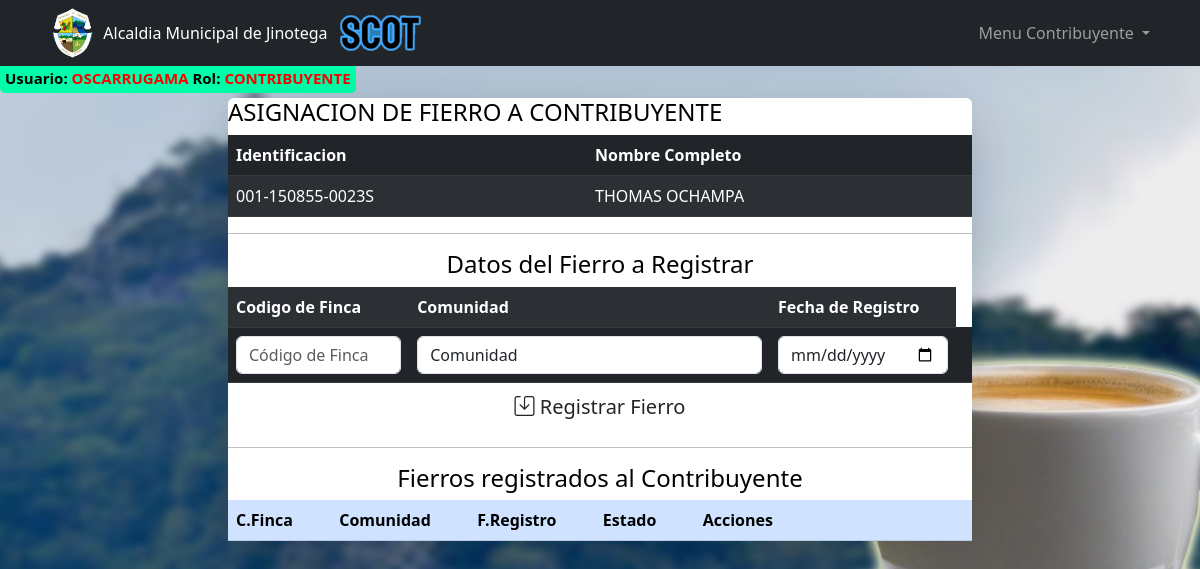
Page /pages/fierros/fierros.php?id=001-150855-0023S (signed in) on the earlier database version.
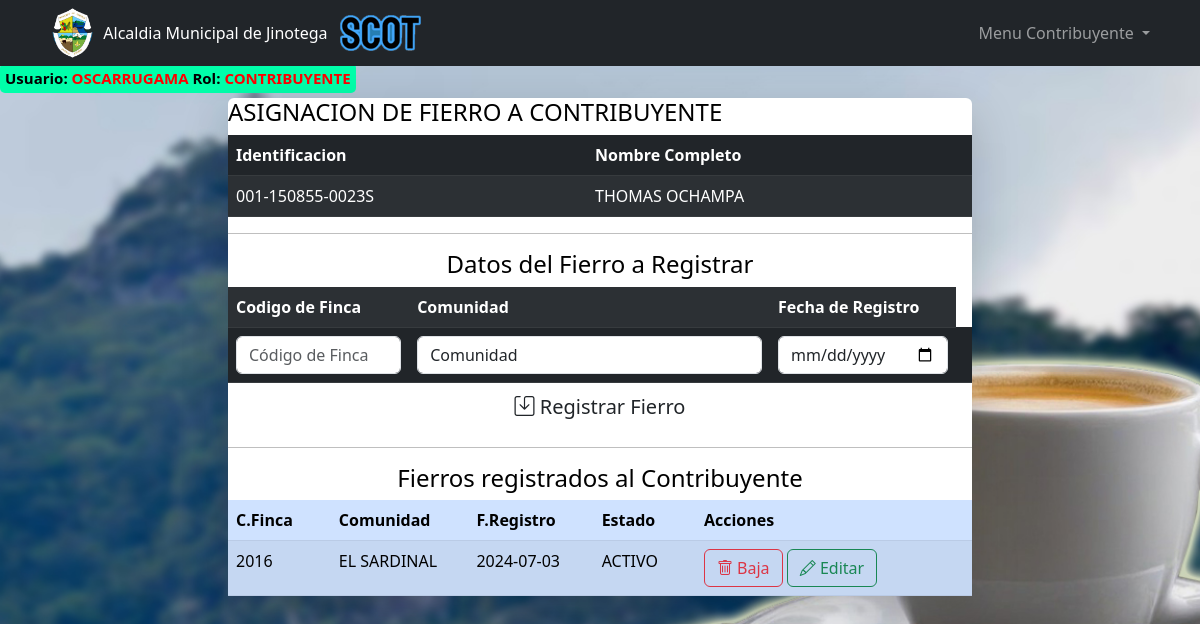
Same page on the later database version.
### tables this page shows
CREATE TABLE IF NOT EXISTS `usuarios` (
  `idUsuario` int(11) NOT NULL AUTO_INCREMENT,
  `usuario` varchar(50) NOT NULL,
  `password` varchar(100) NOT NULL,
  `rol` varchar(20) NOT NULL,
  `identificacion` varchar(30) NOT NULL,
  `nombre1` varchar(100) NOT NULL,
  `nombre2` varchar(30) DEFAULT NULL,
  `apellido1` varchar(30) NOT NULL,
  `apellido2` varchar(30) DEFAULT NULL,
  `email` varchar(100) DEFAULT NULL,
  `celular` varchar(30) NOT NULL,
  `direccion` varchar(100) DEFAULT NULL,
  `estado` varchar(1) NOT NULL DEFAULT 'A',
  PRIMARY KEY (`idUsuario`)
);

CREATE TABLE IF NOT EXISTS `fierros` (
  `codFinca` varchar(10) NOT NULL,
  `comunidad` varchar(100) DEFAULT NULL,
  `fecRegistro` date DEFAULT NULL,
  `estadoFierro` enum('ACTIVO','INACTIVO') DEFAULT 'ACTIVO',
  PRIMARY KEY (`codFinca`)
);

### pages/fierros/fierros.php (the view, shortened to what this page needs)
<?php include '../../templates/header_menu.php'; ?>
<?php
    $conexion = new Conexion();
    $conn = $conexion->conectar();
    $id = isset($_GET['id']) ? mysqli_real_escape_string($conn, $_GET['id']) : '';
    $sql = sprintf("SELECT * FROM usuarios WHERE rol = 'contribuyente' AND identificacion = '%s'", $id);
    $resultado = mysqli_query($conn, $sql);
    $contribuyentes = [];
    if ($resultado) {
        while ($row = mysqli_fetch_assoc($resultado)) {
            $contribuyentes[] = $row;
        }
    }
    $sqlTributo = sprintf("SELECT F.* FROM Fierros F JOIN Tributos T ON F.codFinca = T.codEntidad WHERE  identificacion = '%s'", $id);
    $resultado = mysqli_query($conn, $sqlTributo);
    $tributos = [];
    if ($resultado) {
        while ($row = mysqli_fetch_assoc($resultado)) {
            $tributos[] = $row;
        }
    }
    $sqlComunidad = sprintf("SELECT * FROM barrios WHERE tipoBarrio = 'COMUNIDAD'", $id);
    $resultado = mysqli_query($conn, $sqlComunidad);
    $comunidades = [];
    if ($resultado) {
        while ($row = mysqli_fetch_assoc($resultado)) {
            $comunidades[] = $row;
        }
    }
?>
<div class="container d-flex justify-content-center align-items-center full-height mt-2">
    <div class="col-md-8 shadow-lg bg-white rounded">
    <h4>ASIGNACION DE FIERRO A CONTRIBUYENTE</h4>
    <form action="registrar.php" method="POST">
        <table class="mt-2 mb-0 table table-dark table-striped">
            <thead>
                <tr>
                    <th>Identificacion</th>
                    <th>Nombre Completo</th>
                </tr>
            </thead>
            <tbody>
                <?php foreach ($contribuyentes as $contribuyente): ?>
                <tr>
                    <td id="ident"><?php echo htmlspecialchars($contribuyente['identificacion']); ?></td>
                    <td><?php echo htmlspecialchars($contribuyente['nombre1']); ?> <?php echo htmlspecialchars($contribuyente['apellido1']); ?></td>
                </tr>
                <?php endforeach; ?>
            </tbody>
        </table>
        <hr><h4 class="text-center">Datos del Fierro a Registrar</h4>
        <table class="mt-2 mb-0 table table-dark table-striped">
            <tbody>
                <tr>
                    <th class="col-md-3">Codigo de Finca</th>
                    <th class="col-md-6">Comunidad</th>
                    <th class="col-md-6">Fecha de Registro</th>
                </tr>
                <tr>
                    <td class="col-md-1"><input id="codFinca" name="codFinca" type="text" class="form-control" placeholder="Código de Finca" required></td>
                    <td class="col-md-1">
                        <select id="comunidad" name="comunidad" class="form-control">
                            <?php foreach ($comunidades as $comunidad): ?>
                                <option value="" hidden>Comunidad</option>
                            <?php endforeach; ?>
                        </select>
                    </td>
                    <td class="col-md-4"><input id="fecRegistro" name="fecRegistro" type="date" class="form-control" placeholder="Fecha de Registro"></td>
                    <td><input id="id" name="id" type="text" class="form-control" hidden></td>
                </tr>
            </tbody>
        </table>
        <button type="submit" class="w-100 btn btn-guardar btn-lg"> <i class="bi bi-save"></i> Registrar Fierro </button>
    </form>
    <hr><h4 class="text-center">Fierros registrados al Contribuyente</h4>
    <table class="mt-2 mb-0 table table-primary table-striped">
        <thead>
            <tr>
                <th class="col-md-1">C.Finca</th>
                <th class="col-md-1">Comunidad</th>
                <th class="col-md-1">F.Registro</th>
                <th class="col-md-1">Estado</th>
                <th class="col-md-3">Acciones</th>
            </tr>
        </thead>
        <tbody>
            <?php foreach ($tributos as $tributo): ?>
            <tr>
                <td id="cFinca"><?php echo htmlspecialchars($tributo['codFinca']); ?></td>
                <td id="cFinca"><?php echo htmlspecialchars($tributo['comunidad']); ?></td>
                <td id="cFinca"><?php echo htmlspecialchars($tributo['fecRegistro']); ?></td>
                <td id="cFinca"><?php echo htmlspecialchars($tributo['estadoFierro']); ?></td>
                <td class="col-md-3">
                    <a href="baja.php?codFinca=<?php echo htmlspecialchars($tributo['codFinca']); ?>&id=<?php echo htmlspecialchars($contribuyente['identificacion']); ?>" class="btn btn-outline-danger bi bi-trash" onclick="return confirm('¿Estás seguro de que deseas dar de baja este fierro?');"> Baja</a>
                    <button type="button" class="btnEditar btn btn-outline-success bi bi-pencil" data-bs-toggle="modal" data-bs-target="#modalFierros"> Editar</button>
                </td>
            </tr>
            <?php endforeach; ?>
        </tbody>
    </table>
    </div>
</div>

Differences in the rows shown:
added fierros: codFinca "2016", comunidad "EL SARDINAL", fecRegistro "2024-07-03", estadoFierro "ACTIVO"
